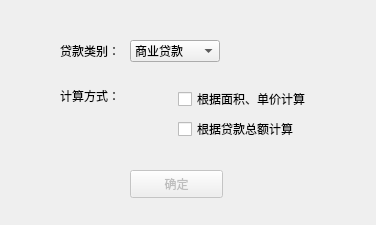
<?xml version="1.0" encoding="UTF-8"?>
<ui version="4.0">
 <class>SampleWidget</class>
 <widget class="QWidget" name="SampleWidget">
  <property name="geometry">
   <rect>
    <x>0</x>
    <y>0</y>
    <width>376</width>
    <height>225</height>
   </rect>
  </property>
  <property name="windowTitle">
   <string>房贷计算器</string>
  </property>
  <widget class="QPushButton" name="pushButton_enter">
   <property name="enabled">
    <bool>false</bool>
   </property>
   <property name="geometry">
    <rect>
     <x>130</x>
     <y>170</y>
     <width>93</width>
     <height>28</height>
    </rect>
   </property>
   <property name="text">
    <string>确定</string>
   </property>
  </widget>
  <widget class="QWidget" name="">
   <property name="geometry">
    <rect>
     <x>60</x>
     <y>40</y>
     <width>251</width>
     <height>121</height>
    </rect>
   </property>
   <layout class="QVBoxLayout" name="verticalLayout_4">
    <item>
     <layout class="QHBoxLayout" name="horizontalLayout_2">
      <item>
       <widget class="QLabel" name="label">
        <property name="text">
         <string>贷款类别： </string>
        </property>
       </widget>
      </item>
      <item>
       <widget class="QComboBox" name="combobox_loanType">
        <item>
         <property name="text">
          <string>商业贷款</string>
         </property>
        </item>
        <item>
         <property name="text">
          <string>公积金贷款</string>
         </property>
        </item>
        <item>
         <property name="text">
          <string>组合贷款</string>
         </property>
        </item>
       </widget>
      </item>
      <item>
       <spacer name="horizontalSpacer">
        <property name="orientation">
         <enum>Qt::Horizontal</enum>
        </property>
        <property name="sizeHint" stdset="0">
         <size>
          <width>40</width>
          <height>20</height>
         </size>
        </property>
       </spacer>
      </item>
     </layout>
    </item>
    <item>
     <spacer name="verticalSpacer_3">
      <property name="orientation">
       <enum>Qt::Vertical</enum>
      </property>
      <property name="sizeHint" stdset="0">
       <size>
        <width>20</width>
        <height>40</height>
       </size>
      </property>
     </spacer>
    </item>
    <item>
     <layout class="QHBoxLayout" name="horizontalLayout">
      <item>
       <layout class="QVBoxLayout" name="verticalLayout_3">
        <item>
         <widget class="QLabel" name="label_2">
          <property name="text">
           <string>计算方式：</string>
          </property>
         </widget>
        </item>
        <item>
         <spacer name="verticalSpacer">
          <property name="orientation">
           <enum>Qt::Vertical</enum>
          </property>
          <property name="sizeHint" stdset="0">
           <size>
            <width>20</width>
            <height>18</height>
           </size>
          </property>
         </spacer>
        </item>
       </layout>
      </item>
      <item>
       <layout class="QVBoxLayout" name="verticalLayout_2">
        <item>
         <widget class="QCheckBox" name="checkBox_calcu_single">
          <property name="text">
           <string>根据面积、单价计算</string>
          </property>
         </widget>
        </item>
        <item>
         <widget class="QCheckBox" name="checkBox_calcu_total">
          <property name="text">
           <string>根据贷款总额计算</string>
          </property>
         </widget>
        </item>
        <item>
         <spacer name="verticalSpacer_2">
          <property name="orientation">
           <enum>Qt::Vertical</enum>
          </property>
          <property name="sizeHint" stdset="0">
           <size>
            <width>20</width>
            <height>40</height>
           </size>
          </property>
         </spacer>
        </item>
       </layout>
      </item>
     </layout>
    </item>
   </layout>
  </widget>
 </widget>
 <resources/>
 <connections/>
</ui>
